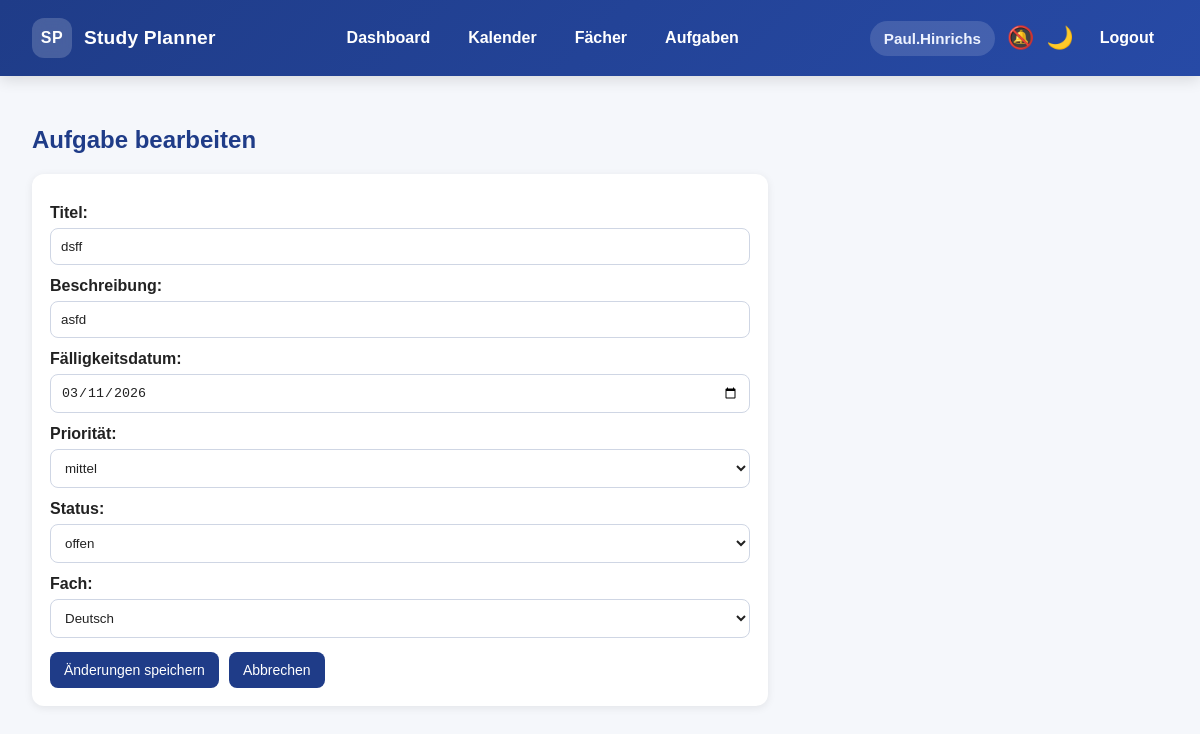
The page /edit_task/1 (signed in) on the database its author committed.
### tables this page shows
CREATE TABLE tasks (
            id INTEGER PRIMARY KEY AUTOINCREMENT,
            title TEXT NOT NULL,
            description TEXT,
            due_date TEXT,
            priority TEXT DEFAULT 'mittel',
            status TEXT NOT NULL DEFAULT 'offen',
            subject_id INTEGER,
            user_id INTEGER NOT NULL,
            FOREIGN KEY (subject_id) REFERENCES subjects (id),
            FOREIGN KEY (user_id) REFERENCES users (id)
        );

CREATE TABLE subjects (
            id INTEGER PRIMARY KEY AUTOINCREMENT,
            name TEXT NOT NULL,
            color TEXT,
            user_id INTEGER NOT NULL,
            FOREIGN KEY (user_id) REFERENCES users (id)
        );

### app.py (the view, shortened to what this page needs)
@app.route("/edit_task/<int:task_id>", methods=["GET", "POST"])
@login_required
def edit_task(task_id):
    conn = get_db_connection()
    user_id = session["user_id"]
    task = conn.execute(
        "SELECT * FROM tasks WHERE id = ? AND user_id = ?",
        (task_id, user_id)
    ).fetchone()
    if task is None:
        conn.close()
        flash("Aufgabe nicht gefunden.", "error")
        return redirect(url_for("tasks"))
    subjects = conn.execute(
        "SELECT * FROM subjects WHERE user_id = ? ORDER BY name ASC",
        (user_id,)
    ).fetchall()
    conn.close()
    return render_template("edit_task.html", task=task, subjects=subjects)

### app.py (called while the page is built)
def get_db_connection():
    conn = sqlite3.connect(DB_PATH)
    conn.row_factory = sqlite3.Row
    return conn

def login_required(view_func):
    @wraps(view_func)
    def wrapped_view(*args, **kwargs):
        if "user_id" not in session:
            flash("Bitte logge dich zuerst ein.", "error")
            return redirect(url_for("login"))
        return view_func(*args, **kwargs)
    return wrapped_view

def get_csrf_token():
    if "csrf_token" not in session:
        session["csrf_token"] = secrets.token_urlsafe(32)
    return session["csrf_token"]

@app.before_request
def csrf_protect():
    if request.method in ("POST", "PUT", "PATCH", "DELETE"):
        validate_csrf()

### templates/edit_task.html (shortened to what this page needs)
{% extends "base.html" %}
{% block content %}
    <h2>Aufgabe bearbeiten</h2>
    <div class="form-card">
        <form action="{{ url_for('edit_task', task_id=task['id']) }}" method="POST">
            <label for="title">Titel:</label>
            <input type="text" id="title" name="title" value="{{ task['title'] }}" required>
            <label for="description">Beschreibung:</label>
            <input type="text" id="description" name="description" value="{{ task['description'] }}">
            <label for="due_date">Fälligkeitsdatum:</label>
            <input type="date" id="due_date" name="due_date" value="{{ task['due_date'] }}">
            <label for="priority">Priorität:</label>
            <select id="priority" name="priority">
                <option value="mittel" {% if task["priority"] == "mittel" %}selected{% endif %}>mittel</option>
            </select>
            <label for="status">Status:</label>
            <select id="status" name="status">
                <option value="offen" {% if task["status"] == "offen" %}selected{% endif %}>offen</option>
            </select>
            <label for="subject_id">Fach:</label>
            <select id="subject_id" name="subject_id" required>
                {% for subject in subjects %}
                    <option value="{{ subject['id'] }}" {% if subject["id"] == task["subject_id"] %}selected{% endif %}>
                        {{ subject["name"] }}
                    </option>
                {% endfor %}
            </select>
            <div class="button-row top-space">
                <button type="submit">Änderungen speichern</button>
                <a class="button-link" href="{{ url_for('tasks') }}">Abbrechen</a>
            </div>
        </form>
    </div>
{% endblock %}

### static/style.css (style rules this page uses)
body { font-family: Arial, sans-serif; margin: 0; background-color: #f5f7fb; color: #222; }
h2, h3 { color: #1f3c88; }
.form-card, .card, .task-item, .calendar-card { background: white; padding: 18px; border-radius: 12px; box-shadow: 0 2px 8px rgba(0, 0, 0, 0.08); }
.form-card { margin-bottom: 24px; max-width: 700px; }
label { display: block; margin-top: 12px; font-weight: bold; }
input, select { width: 100%; padding: 10px; margin-top: 6px; box-sizing: border-box; border: 1px solid #cfd6e4; border-radius: 8px; background: white; color: #222; }
button, .button-link { display: inline-block; padding: 10px 14px; border: none; background: #1f3c88; color: white; border-radius: 8px; cursor: pointer; text-decoration: none; font-size: 14px; }
.button-row { display: flex; gap: 10px; align-items: center; flex-wrap: wrap; }
.top-space { margin-top: 14px; }

### rows shown on the page
tasks: title "dsff", description "asfd", due_date "03/11/2026", priority "mittel", status "offen", subject_id "Deutsch"

### other values the page prints
{{ current_username }} "Paul.Hinrichs"
